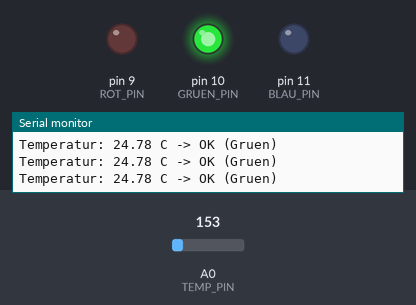
A sketch run on a simulated Arduino Uno, built with avr-gcc and run on an emulated ATmega328P. Shown: output pins drawn as LEDs (lit = HIGH), the last lines printed to the serial monitor. The inputs (shaded band) are chosen by the test bench; at power-on: A0 (TEMP_PIN) = 153.

Above: at 1.3 s.
1.4 s: A0 (TEMP_PIN) set to 162
At 1.8 s:
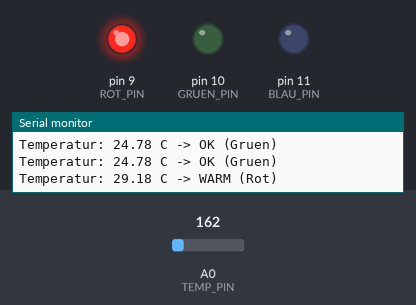
3.0 s: A0 (TEMP_PIN) set to 133
At 4.2 s:
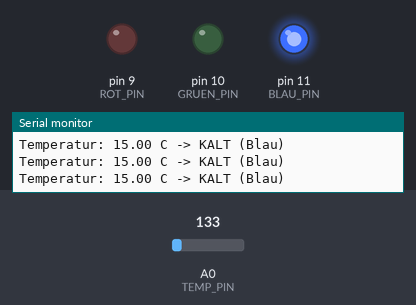
4.5 s: A0 (TEMP_PIN) set to 165
At 5.4 s:
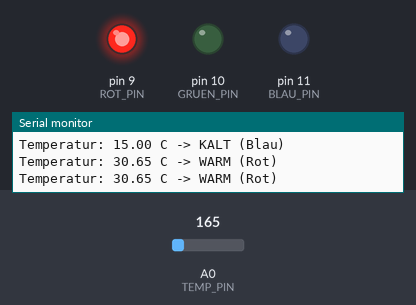
6.0 s: A0 (TEMP_PIN) set to 114
At 6.7 s:
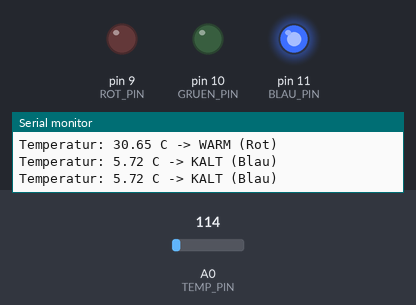
Timing chart, 0 to 8.5 s (numbered marks = the images above; inputs shaded):
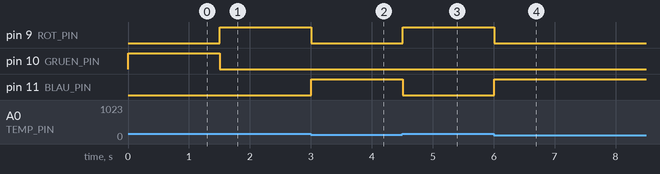

Measured:
- the behaviour switches between 153 and 154 on A0 (TEMP_PIN) (found by bisection; images 0 and 1)
- after the input at 1.4 s, pin 9 (ROT_PIN): LOW → HIGH after 0.10 s; pin 10 (GRUEN_PIN): HIGH → LOW after 0.10 s
- after the input at 3.0 s, pin 9 (ROT_PIN): HIGH → LOW at once; pin 11 (BLAU_PIN): LOW → HIGH at once
- after the input at 4.5 s, pin 9 (ROT_PIN): LOW → HIGH at once; pin 11 (BLAU_PIN): HIGH → LOW at once
- after the input at 6.0 s, pin 9 (ROT_PIN): HIGH → LOW at once; pin 11 (BLAU_PIN): LOW → HIGH at once

The sketch:

temperatur_rgb.ino
```cpp
/*
 * Projekt 36: Temperaturwarnung mit LED
 * LED wechselt Farbe je nach Temperaturbereich.
 *
 * Schaltung:
 * - RGB-LED: R Pin 9, G Pin 10, B Pin 11
 * - TMP36 an A0
 */

const int ROT_PIN = 9;
const int GRUEN_PIN = 10;
const int BLAU_PIN = 11;
const int TEMP_PIN = A0;

const float KALT_GRENZE = 18.0;   // Unter 18°C = Blau
const float WARM_GRENZE = 25.0;   // Über 25°C = Rot

void setup() {
  pinMode(ROT_PIN, OUTPUT);
  pinMode(GRUEN_PIN, OUTPUT);
  pinMode(BLAU_PIN, OUTPUT);
  Serial.begin(9600);
}

void loop() {
  float temperatur = leseTemperatur();

  Serial.print("Temperatur: ");
  Serial.print(temperatur);
  Serial.print(" C -> ");

  if (temperatur < KALT_GRENZE) {
    // Kalt: Blau
    setFarbe(0, 0, 255);
    Serial.println("KALT (Blau)");
  } else if (temperatur > WARM_GRENZE) {
    // Warm: Rot
    setFarbe(255, 0, 0);
    Serial.println("WARM (Rot)");
  } else {
    // Normal: Grün
    setFarbe(0, 255, 0);
    Serial.println("OK (Gruen)");
  }

  delay(500);
}

float leseTemperatur() {
  int sensorWert = analogRead(TEMP_PIN);
  float spannung = sensorWert * (5.0 / 1023.0);
  return (spannung - 0.5) * 100.0;
}

void setFarbe(int r, int g, int b) {
  analogWrite(ROT_PIN, r);
  analogWrite(GRUEN_PIN, g);
  analogWrite(BLAU_PIN, b);
}
```
